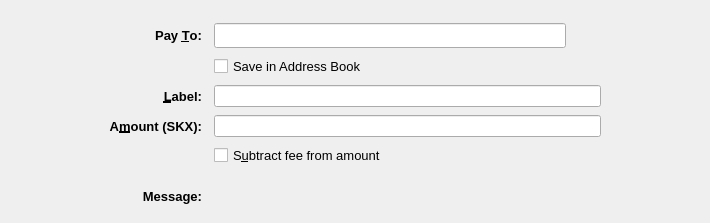
<?xml version="1.0" encoding="UTF-8"?>
<ui version="4.0">
 <class>SendCoinsEntry</class>
 <widget class="QStackedWidget" name="SendCoinsEntry">
  <property name="geometry">
   <rect>
    <x>0</x>
    <y>0</y>
    <width>710</width>
    <height>223</height>
   </rect>
  </property>
  <property name="focusPolicy">
   <enum>Qt::TabFocus</enum>
  </property>
  <property name="autoFillBackground">
   <bool>false</bool>
  </property>
  <property name="styleSheet">
   <string notr="true"/>
  </property>
  <property name="currentIndex">
   <number>0</number>
  </property>
  <widget class="QFrame" name="SendCoins">
   <property name="toolTip">
    <string>This is a normal payment.</string>
   </property>
   <property name="frameShape">
    <enum>QFrame::NoFrame</enum>
   </property>
   <layout class="QGridLayout" name="gridLayout">
    <property name="topMargin">
     <number>8</number>
    </property>
    <property name="bottomMargin">
     <number>4</number>
    </property>
    <property name="horizontalSpacing">
     <number>12</number>
    </property>
    <property name="verticalSpacing">
     <number>8</number>
    </property>
    <item row="1" column="0">
     <spacer name="horizontalSpacer">
      <property name="orientation">
       <enum>Qt::Horizontal</enum>
      </property>
      <property name="sizeType">
       <enum>QSizePolicy::Maximum</enum>
      </property>
      <property name="sizeHint" stdset="0">
       <size>
        <width>100</width>
        <height>20</height>
       </size>
      </property>
     </spacer>
    </item>
    <item row="3" column="2">
     <widget class="QLineEdit" name="addAsLabel">
      <property name="sizePolicy">
       <sizepolicy hsizetype="Expanding" vsizetype="Expanding">
        <horstretch>0</horstretch>
        <verstretch>0</verstretch>
       </sizepolicy>
      </property>
      <property name="toolTip">
       <string>Enter a label for this address to add it to the list of used addresses</string>
      </property>
      <property name="styleSheet">
       <string notr="true"/>
      </property>
     </widget>
    </item>
    <item row="0" column="2">
     <spacer name="verticalSpacer">
      <property name="orientation">
       <enum>Qt::Vertical</enum>
      </property>
      <property name="sizeHint" stdset="0">
       <size>
        <width>20</width>
        <height>40</height>
       </size>
      </property>
     </spacer>
    </item>
    <item row="1" column="3">
     <spacer name="horizontalSpacer_2">
      <property name="orientation">
       <enum>Qt::Horizontal</enum>
      </property>
      <property name="sizeType">
       <enum>QSizePolicy::Maximum</enum>
      </property>
      <property name="sizeHint" stdset="0">
       <size>
        <width>100</width>
        <height>20</height>
       </size>
      </property>
     </spacer>
    </item>
    <item row="12" column="2">
     <widget class="QLabel" name="messageTextLabel">
      <property name="toolTip">
       <string>A message that was attached to the skyrus: URI which will be stored with the transaction for your reference. Note: This message will not be sent over the Skyrus network.</string>
      </property>
      <property name="styleSheet">
       <string notr="true"/>
      </property>
      <property name="textFormat">
       <enum>Qt::PlainText</enum>
      </property>
     </widget>
    </item>
    <item row="1" column="1">
     <widget class="QLabel" name="payToLabel">
      <property name="font">
       <font>
        <pointsize>10</pointsize>
        <weight>75</weight>
        <bold>true</bold>
       </font>
      </property>
      <property name="text">
       <string>Pay &amp;To:</string>
      </property>
      <property name="alignment">
       <set>Qt::AlignRight|Qt::AlignTrailing|Qt::AlignVCenter</set>
      </property>
      <property name="buddy">
       <cstring>payTo</cstring>
      </property>
     </widget>
    </item>
    <item row="12" column="1">
     <widget class="QLabel" name="messageLabel">
      <property name="font">
       <font>
        <pointsize>10</pointsize>
        <weight>75</weight>
        <bold>true</bold>
       </font>
      </property>
      <property name="text">
       <string>Message:</string>
      </property>
      <property name="alignment">
       <set>Qt::AlignRight|Qt::AlignTrailing|Qt::AlignVCenter</set>
      </property>
     </widget>
    </item>
    <item row="6" column="2">
     <layout class="QHBoxLayout" name="horizontalLayoutAmount" stretch="0">
      <item>
       <widget class="SkyrusAmountField" name="payAmount">
        <property name="sizePolicy">
         <sizepolicy hsizetype="Expanding" vsizetype="Expanding">
          <horstretch>0</horstretch>
          <verstretch>0</verstretch>
         </sizepolicy>
        </property>
        <property name="styleSheet">
         <string notr="true"/>
        </property>
       </widget>
      </item>
     </layout>
    </item>
    <item row="3" column="1">
     <widget class="QLabel" name="labellLabel">
      <property name="font">
       <font>
        <pointsize>10</pointsize>
        <weight>75</weight>
        <bold>true</bold>
       </font>
      </property>
      <property name="text">
       <string>&amp;Label:</string>
      </property>
      <property name="alignment">
       <set>Qt::AlignRight|Qt::AlignTrailing|Qt::AlignVCenter</set>
      </property>
      <property name="buddy">
       <cstring>addAsLabel</cstring>
      </property>
     </widget>
    </item>
    <item row="1" column="2">
     <layout class="QHBoxLayout" name="payToLayout">
      <property name="spacing">
       <number>0</number>
      </property>
      <item>
       <widget class="QValidatedLineEdit" name="payTo">
        <property name="sizePolicy">
         <sizepolicy hsizetype="Expanding" vsizetype="Expanding">
          <horstretch>0</horstretch>
          <verstretch>0</verstretch>
         </sizepolicy>
        </property>
        <property name="toolTip">
         <string>The Skyrus address to send the payment to</string>
        </property>
        <property name="styleSheet">
         <string notr="true"/>
        </property>
       </widget>
      </item>
      <item>
       <widget class="QToolButton" name="addressBookButton">
        <property name="toolTip">
         <string notr="true"/>
        </property>
        <property name="styleSheet">
         <string notr="true">border:0;background:transparent</string>
        </property>
        <property name="text">
         <string/>
        </property>
        <property name="icon">
         <iconset resource="../skyrus.qrc">
          <normaloff>:/icons/address-book</normaloff>:/icons/address-book</iconset>
        </property>
        <property name="iconSize">
         <size>
          <width>22</width>
          <height>22</height>
         </size>
        </property>
        <property name="shortcut">
         <string>Alt+A</string>
        </property>
       </widget>
      </item>
      <item>
       <spacer name="horizontalSpacer_3">
        <property name="orientation">
         <enum>Qt::Horizontal</enum>
        </property>
        <property name="sizeType">
         <enum>QSizePolicy::Maximum</enum>
        </property>
        <property name="sizeHint" stdset="0">
         <size>
          <width>10</width>
          <height>20</height>
         </size>
        </property>
       </spacer>
      </item>
     </layout>
    </item>
    <item row="10" column="2">
     <spacer name="verticalSpacer_3">
      <property name="orientation">
       <enum>Qt::Vertical</enum>
      </property>
      <property name="sizeHint" stdset="0">
       <size>
        <width>20</width>
        <height>40</height>
       </size>
      </property>
     </spacer>
    </item>
    <item row="2" column="2">
     <widget class="QCheckBox" name="addressBookCheckBox">
      <property name="font">
       <font>
        <pointsize>10</pointsize>
       </font>
      </property>
      <property name="text">
       <string>Save in Address Book</string>
      </property>
     </widget>
    </item>
    <item row="6" column="1">
     <widget class="QLabel" name="amountLabel">
      <property name="font">
       <font>
        <pointsize>10</pointsize>
        <weight>75</weight>
        <bold>true</bold>
       </font>
      </property>
      <property name="text">
       <string>A&amp;mount (SKX):</string>
      </property>
      <property name="alignment">
       <set>Qt::AlignRight|Qt::AlignTrailing|Qt::AlignVCenter</set>
      </property>
      <property name="buddy">
       <cstring>payAmount</cstring>
      </property>
     </widget>
    </item>
    <item row="13" column="2">
     <spacer name="verticalSpacer_2">
      <property name="orientation">
       <enum>Qt::Vertical</enum>
      </property>
      <property name="sizeHint" stdset="0">
       <size>
        <width>20</width>
        <height>40</height>
       </size>
      </property>
     </spacer>
    </item>
    <item row="7" column="2">
     <widget class="QCheckBox" name="checkboxSubtractFeeFromAmount">
      <property name="font">
       <font>
        <pointsize>10</pointsize>
       </font>
      </property>
      <property name="toolTip">
       <string>The fee will be deducted from the amount being sent. The recipient will receive less skyruss than you enter in the amount field. If multiple recipients are selected, the fee is split equally.</string>
      </property>
      <property name="text">
       <string>S&amp;ubtract fee from amount</string>
      </property>
     </widget>
    </item>
   </layout>
  </widget>
  <widget class="QFrame" name="SendCoins_UnauthenticatedPaymentRequest">
   <property name="palette">
    <palette>
     <active>
      <colorrole role="WindowText">
       <brush brushstyle="SolidPattern">
        <color alpha="255">
         <red>0</red>
         <green>0</green>
         <blue>0</blue>
        </color>
       </brush>
      </colorrole>
      <colorrole role="Button">
       <brush brushstyle="SolidPattern">
        <color alpha="255">
         <red>239</red>
         <green>241</green>
         <blue>244</blue>
        </color>
       </brush>
      </colorrole>
      <colorrole role="Light">
       <brush brushstyle="SolidPattern">
        <color alpha="255">
         <red>255</red>
         <green>255</green>
         <blue>255</blue>
        </color>
       </brush>
      </colorrole>
      <colorrole role="Midlight">
       <brush brushstyle="SolidPattern">
        <color alpha="255">
         <red>255</red>
         <green>255</green>
         <blue>191</blue>
        </color>
       </brush>
      </colorrole>
      <colorrole role="Dark">
       <brush brushstyle="SolidPattern">
        <color alpha="255">
         <red>127</red>
         <green>127</green>
         <blue>63</blue>
        </color>
       </brush>
      </colorrole>
      <colorrole role="Mid">
       <brush brushstyle="SolidPattern">
        <color alpha="255">
         <red>170</red>
         <green>170</green>
         <blue>84</blue>
        </color>
       </brush>
      </colorrole>
      <colorrole role="Text">
       <brush brushstyle="SolidPattern">
        <color alpha="255">
         <red>0</red>
         <green>0</green>
         <blue>0</blue>
        </color>
       </brush>
      </colorrole>
      <colorrole role="BrightText">
       <brush brushstyle="SolidPattern">
        <color alpha="255">
         <red>255</red>
         <green>255</green>
         <blue>255</blue>
        </color>
       </brush>
      </colorrole>
      <colorrole role="ButtonText">
       <brush brushstyle="SolidPattern">
        <color alpha="255">
         <red>0</red>
         <green>0</green>
         <blue>0</blue>
        </color>
       </brush>
      </colorrole>
      <colorrole role="Base">
       <brush brushstyle="SolidPattern">
        <color alpha="255">
         <red>239</red>
         <green>241</green>
         <blue>244</blue>
        </color>
       </brush>
      </colorrole>
      <colorrole role="Window">
       <brush brushstyle="SolidPattern">
        <color alpha="255">
         <red>239</red>
         <green>241</green>
         <blue>244</blue>
        </color>
       </brush>
      </colorrole>
      <colorrole role="Shadow">
       <brush brushstyle="SolidPattern">
        <color alpha="255">
         <red>0</red>
         <green>0</green>
         <blue>0</blue>
        </color>
       </brush>
      </colorrole>
      <colorrole role="AlternateBase">
       <brush brushstyle="SolidPattern">
        <color alpha="255">
         <red>255</red>
         <green>255</green>
         <blue>191</blue>
        </color>
       </brush>
      </colorrole>
      <colorrole role="ToolTipBase">
       <brush brushstyle="SolidPattern">
        <color alpha="255">
         <red>255</red>
         <green>255</green>
         <blue>220</blue>
        </color>
       </brush>
      </colorrole>
      <colorrole role="ToolTipText">
       <brush brushstyle="SolidPattern">
        <color alpha="255">
         <red>0</red>
         <green>0</green>
         <blue>0</blue>
        </color>
       </brush>
      </colorrole>
     </active>
     <inactive>
      <colorrole role="WindowText">
       <brush brushstyle="SolidPattern">
        <color alpha="255">
         <red>0</red>
         <green>0</green>
         <blue>0</blue>
        </color>
       </brush>
      </colorrole>
      <colorrole role="Button">
       <brush brushstyle="SolidPattern">
        <color alpha="255">
         <red>239</red>
         <green>241</green>
         <blue>244</blue>
        </color>
       </brush>
      </colorrole>
      <colorrole role="Light">
       <brush brushstyle="SolidPattern">
        <color alpha="255">
         <red>255</red>
         <green>255</green>
         <blue>255</blue>
        </color>
       </brush>
      </colorrole>
      <colorrole role="Midlight">
       <brush brushstyle="SolidPattern">
        <color alpha="255">
         <red>255</red>
         <green>255</green>
         <blue>191</blue>
        </color>
       </brush>
      </colorrole>
      <colorrole role="Dark">
       <brush brushstyle="SolidPattern">
        <color alpha="255">
         <red>127</red>
         <green>127</green>
         <blue>63</blue>
        </color>
       </brush>
      </colorrole>
      <colorrole role="Mid">
       <brush brushstyle="SolidPattern">
        <color alpha="255">
         <red>170</red>
         <green>170</green>
         <blue>84</blue>
        </color>
       </brush>
      </colorrole>
      <colorrole role="Text">
       <brush brushstyle="SolidPattern">
        <color alpha="255">
         <red>0</red>
         <green>0</green>
         <blue>0</blue>
        </color>
       </brush>
      </colorrole>
      <colorrole role="BrightText">
       <brush brushstyle="SolidPattern">
        <color alpha="255">
         <red>255</red>
         <green>255</green>
         <blue>255</blue>
        </color>
       </brush>
      </colorrole>
      <colorrole role="ButtonText">
       <brush brushstyle="SolidPattern">
        <color alpha="255">
         <red>0</red>
         <green>0</green>
         <blue>0</blue>
        </color>
       </brush>
      </colorrole>
      <colorrole role="Base">
       <brush brushstyle="SolidPattern">
        <color alpha="255">
         <red>239</red>
         <green>241</green>
         <blue>244</blue>
        </color>
       </brush>
      </colorrole>
      <colorrole role="Window">
       <brush brushstyle="SolidPattern">
        <color alpha="255">
         <red>239</red>
         <green>241</green>
         <blue>244</blue>
        </color>
       </brush>
      </colorrole>
      <colorrole role="Shadow">
       <brush brushstyle="SolidPattern">
        <color alpha="255">
         <red>0</red>
         <green>0</green>
         <blue>0</blue>
        </color>
       </brush>
      </colorrole>
      <colorrole role="AlternateBase">
       <brush brushstyle="SolidPattern">
        <color alpha="255">
         <red>255</red>
         <green>255</green>
         <blue>191</blue>
        </color>
       </brush>
      </colorrole>
      <colorrole role="ToolTipBase">
       <brush brushstyle="SolidPattern">
        <color alpha="255">
         <red>255</red>
         <green>255</green>
         <blue>220</blue>
        </color>
       </brush>
      </colorrole>
      <colorrole role="ToolTipText">
       <brush brushstyle="SolidPattern">
        <color alpha="255">
         <red>0</red>
         <green>0</green>
         <blue>0</blue>
        </color>
       </brush>
      </colorrole>
     </inactive>
     <disabled>
      <colorrole role="WindowText">
       <brush brushstyle="SolidPattern">
        <color alpha="255">
         <red>127</red>
         <green>127</green>
         <blue>63</blue>
        </color>
       </brush>
      </colorrole>
      <colorrole role="Button">
       <brush brushstyle="SolidPattern">
        <color alpha="255">
         <red>239</red>
         <green>241</green>
         <blue>244</blue>
        </color>
       </brush>
      </colorrole>
      <colorrole role="Light">
       <brush brushstyle="SolidPattern">
        <color alpha="255">
         <red>255</red>
         <green>255</green>
         <blue>255</blue>
        </color>
       </brush>
      </colorrole>
      <colorrole role="Midlight">
       <brush brushstyle="SolidPattern">
        <color alpha="255">
         <red>255</red>
         <green>255</green>
         <blue>191</blue>
        </color>
       </brush>
      </colorrole>
      <colorrole role="Dark">
       <brush brushstyle="SolidPattern">
        <color alpha="255">
         <red>127</red>
         <green>127</green>
         <blue>63</blue>
        </color>
       </brush>
      </colorrole>
      <colorrole role="Mid">
       <brush brushstyle="SolidPattern">
        <color alpha="255">
         <red>170</red>
         <green>170</green>
         <blue>84</blue>
        </color>
       </brush>
      </colorrole>
      <colorrole role="Text">
       <brush brushstyle="SolidPattern">
        <color alpha="255">
         <red>127</red>
         <green>127</green>
         <blue>63</blue>
        </color>
       </brush>
      </colorrole>
      <colorrole role="BrightText">
       <brush brushstyle="SolidPattern">
        <color alpha="255">
         <red>255</red>
         <green>255</green>
         <blue>255</blue>
        </color>
       </brush>
      </colorrole>
      <colorrole role="ButtonText">
       <brush brushstyle="SolidPattern">
        <color alpha="255">
         <red>127</red>
         <green>127</green>
         <blue>63</blue>
        </color>
       </brush>
      </colorrole>
      <colorrole role="Base">
       <brush brushstyle="SolidPattern">
        <color alpha="255">
         <red>239</red>
         <green>241</green>
         <blue>244</blue>
        </color>
       </brush>
      </colorrole>
      <colorrole role="Window">
       <brush brushstyle="SolidPattern">
        <color alpha="255">
         <red>239</red>
         <green>241</green>
         <blue>244</blue>
        </color>
       </brush>
      </colorrole>
      <colorrole role="Shadow">
       <brush brushstyle="SolidPattern">
        <color alpha="255">
         <red>0</red>
         <green>0</green>
         <blue>0</blue>
        </color>
       </brush>
      </colorrole>
      <colorrole role="AlternateBase">
       <brush brushstyle="SolidPattern">
        <color alpha="255">
         <red>255</red>
         <green>255</green>
         <blue>127</blue>
        </color>
       </brush>
      </colorrole>
      <colorrole role="ToolTipBase">
       <brush brushstyle="SolidPattern">
        <color alpha="255">
         <red>255</red>
         <green>255</green>
         <blue>220</blue>
        </color>
       </brush>
      </colorrole>
      <colorrole role="ToolTipText">
       <brush brushstyle="SolidPattern">
        <color alpha="255">
         <red>0</red>
         <green>0</green>
         <blue>0</blue>
        </color>
       </brush>
      </colorrole>
     </disabled>
    </palette>
   </property>
   <property name="toolTip">
    <string>This is an unauthenticated payment request.</string>
   </property>
   <property name="autoFillBackground">
    <bool>false</bool>
   </property>
   <property name="frameShape">
    <enum>QFrame::NoFrame</enum>
   </property>
   <layout class="QGridLayout" name="gridLayout_is">
    <property name="spacing">
     <number>12</number>
    </property>
    <item row="0" column="0">
     <widget class="QLabel" name="payToLabel_is">
      <property name="text">
       <string>Pay To:</string>
      </property>
      <property name="alignment">
       <set>Qt::AlignRight|Qt::AlignTrailing|Qt::AlignVCenter</set>
      </property>
     </widget>
    </item>
    <item row="0" column="1">
     <layout class="QHBoxLayout" name="payToLayout_is">
      <property name="spacing">
       <number>0</number>
      </property>
      <item>
       <widget class="QLabel" name="payTo_is">
        <property name="styleSheet">
         <string notr="true">background: #fff; border-radius: 4px; border: 1px solid #000; padding:2px</string>
        </property>
       </widget>
      </item>
      <item>
       <widget class="QToolButton" name="deleteButton_is">
        <property name="toolTip">
         <string>Remove this entry</string>
        </property>
        <property name="text">
         <string/>
        </property>
        <property name="icon">
         <iconset resource="../skyrus.qrc">
          <normaloff>:/icons/remove</normaloff>:/icons/remove</iconset>
        </property>
       </widget>
      </item>
     </layout>
    </item>
    <item row="1" column="0">
     <widget class="QLabel" name="memoLabel_is">
      <property name="text">
       <string>Memo:</string>
      </property>
      <property name="alignment">
       <set>Qt::AlignRight|Qt::AlignTrailing|Qt::AlignVCenter</set>
      </property>
     </widget>
    </item>
    <item row="1" column="1">
     <widget class="QLabel" name="memoTextLabel_is">
      <property name="styleSheet">
       <string notr="true">background: #fff; border-radius: 4px; border: 1px solid #000; padding:2px</string>
      </property>
      <property name="textFormat">
       <enum>Qt::PlainText</enum>
      </property>
     </widget>
    </item>
    <item row="2" column="0">
     <widget class="QLabel" name="amountLabel_is">
      <property name="text">
       <string>A&amp;mount:</string>
      </property>
      <property name="alignment">
       <set>Qt::AlignRight|Qt::AlignTrailing|Qt::AlignVCenter</set>
      </property>
      <property name="buddy">
       <cstring>payAmount_is</cstring>
      </property>
     </widget>
    </item>
    <item row="2" column="1">
     <widget class="SkyrusAmountField" name="payAmount_is">
      <property name="acceptDrops">
       <bool>false</bool>
      </property>
      <property name="styleSheet">
       <string notr="true">background: #fff; border-radius: 4px; border: 1px solid #000; padding:2px</string>
      </property>
     </widget>
    </item>
   </layout>
  </widget>
  <widget class="QFrame" name="SendCoins_AuthenticatedPaymentRequest">
   <property name="palette">
    <palette>
     <active>
      <colorrole role="WindowText">
       <brush brushstyle="SolidPattern">
        <color alpha="255">
         <red>0</red>
         <green>0</green>
         <blue>0</blue>
        </color>
       </brush>
      </colorrole>
      <colorrole role="Button">
       <brush brushstyle="SolidPattern">
        <color alpha="255">
         <red>239</red>
         <green>241</green>
         <blue>244</blue>
        </color>
       </brush>
      </colorrole>
      <colorrole role="Light">
       <brush brushstyle="SolidPattern">
        <color alpha="255">
         <red>230</red>
         <green>255</green>
         <blue>224</blue>
        </color>
       </brush>
      </colorrole>
      <colorrole role="Midlight">
       <brush brushstyle="SolidPattern">
        <color alpha="255">
         <red>185</red>
         <green>243</green>
         <blue>171</blue>
        </color>
       </brush>
      </colorrole>
      <colorrole role="Dark">
       <brush brushstyle="SolidPattern">
        <color alpha="255">
         <red>70</red>
         <green>116</green>
         <blue>59</blue>
        </color>
       </brush>
      </colorrole>
      <colorrole role="Mid">
       <brush brushstyle="SolidPattern">
        <color alpha="255">
         <red>93</red>
         <green>155</green>
         <blue>79</blue>
        </color>
       </brush>
      </colorrole>
      <colorrole role="Text">
       <brush brushstyle="SolidPattern">
        <color alpha="255">
         <red>0</red>
         <green>0</green>
         <blue>0</blue>
        </color>
       </brush>
      </colorrole>
      <colorrole role="BrightText">
       <brush brushstyle="SolidPattern">
        <color alpha="255">
         <red>155</red>
         <green>255</green>
         <blue>147</blue>
        </color>
       </brush>
      </colorrole>
      <colorrole role="ButtonText">
       <brush brushstyle="SolidPattern">
        <color alpha="255">
         <red>0</red>
         <green>0</green>
         <blue>0</blue>
        </color>
       </brush>
      </colorrole>
      <colorrole role="Base">
       <brush brushstyle="SolidPattern">
        <color alpha="255">
         <red>239</red>
         <green>241</green>
         <blue>244</blue>
        </color>
       </brush>
      </colorrole>
      <colorrole role="Window">
       <brush brushstyle="SolidPattern">
        <color alpha="255">
         <red>239</red>
         <green>241</green>
         <blue>244</blue>
        </color>
       </brush>
      </colorrole>
      <colorrole role="Shadow">
       <brush brushstyle="SolidPattern">
        <color alpha="255">
         <red>0</red>
         <green>0</green>
         <blue>0</blue>
        </color>
       </brush>
      </colorrole>
      <colorrole role="AlternateBase">
       <brush brushstyle="SolidPattern">
        <color alpha="255">
         <red>197</red>
         <green>243</green>
         <blue>187</blue>
        </color>
       </brush>
      </colorrole>
      <colorrole role="NoRole">
       <brush brushstyle="SolidPattern">
        <color alpha="255">
         <red>125</red>
         <green>194</green>
         <blue>122</blue>
        </color>
       </brush>
      </colorrole>
      <colorrole role="ToolTipBase">
       <brush brushstyle="SolidPattern">
        <color alpha="255">
         <red>255</red>
         <green>255</green>
         <blue>220</blue>
        </color>
       </brush>
      </colorrole>
      <colorrole role="ToolTipText">
       <brush brushstyle="SolidPattern">
        <color alpha="255">
         <red>0</red>
         <green>0</green>
         <blue>0</blue>
        </color>
       </brush>
      </colorrole>
     </active>
     <inactive>
      <colorrole role="WindowText">
       <brush brushstyle="SolidPattern">
        <color alpha="255">
         <red>0</red>
         <green>0</green>
         <blue>0</blue>
        </color>
       </brush>
      </colorrole>
      <colorrole role="Button">
       <brush brushstyle="SolidPattern">
        <color alpha="255">
         <red>239</red>
         <green>241</green>
         <blue>244</blue>
        </color>
       </brush>
      </colorrole>
      <colorrole role="Light">
       <brush brushstyle="SolidPattern">
        <color alpha="255">
         <red>230</red>
         <green>255</green>
         <blue>224</blue>
        </color>
       </brush>
      </colorrole>
      <colorrole role="Midlight">
       <brush brushstyle="SolidPattern">
        <color alpha="255">
         <red>185</red>
         <green>243</green>
         <blue>171</blue>
        </color>
       </brush>
      </colorrole>
      <colorrole role="Dark">
       <brush brushstyle="SolidPattern">
        <color alpha="255">
         <red>70</red>
         <green>116</green>
         <blue>59</blue>
        </color>
       </brush>
      </colorrole>
      <colorrole role="Mid">
       <brush brushstyle="SolidPattern">
        <color alpha="255">
         <red>93</red>
         <green>155</green>
         <blue>79</blue>
        </color>
       </brush>
      </colorrole>
      <colorrole role="Text">
       <brush brushstyle="SolidPattern">
        <color alpha="255">
         <red>0</red>
         <green>0</green>
         <blue>0</blue>
        </color>
       </brush>
      </colorrole>
      <colorrole role="BrightText">
       <brush brushstyle="SolidPattern">
        <color alpha="255">
         <red>155</red>
         <green>255</green>
         <blue>147</blue>
        </color>
       </brush>
      </colorrole>
      <colorrole role="ButtonText">
       <brush brushstyle="SolidPattern">
        <color alpha="255">
         <red>0</red>
         <green>0</green>
         <blue>0</blue>
        </color>
       </brush>
      </colorrole>
      <colorrole role="Base">
       <brush brushstyle="SolidPattern">
        <color alpha="255">
         <red>239</red>
         <green>241</green>
         <blue>244</blue>
        </color>
       </brush>
      </colorrole>
      <colorrole role="Window">
       <brush brushstyle="SolidPattern">
        <color alpha="255">
         <red>239</red>
         <green>241</green>
         <blue>244</blue>
        </color>
       </brush>
      </colorrole>
      <colorrole role="Shadow">
       <brush brushstyle="SolidPattern">
        <color alpha="255">
         <red>0</red>
         <green>0</green>
         <blue>0</blue>
        </color>
       </brush>
      </colorrole>
      <colorrole role="AlternateBase">
       <brush brushstyle="SolidPattern">
        <color alpha="255">
         <red>197</red>
         <green>243</green>
         <blue>187</blue>
        </color>
       </brush>
      </colorrole>
      <colorrole role="NoRole">
       <brush brushstyle="SolidPattern">
        <color alpha="255">
         <red>125</red>
         <green>194</green>
         <blue>122</blue>
        </color>
       </brush>
      </colorrole>
      <colorrole role="ToolTipBase">
       <brush brushstyle="SolidPattern">
        <color alpha="255">
         <red>255</red>
         <green>255</green>
         <blue>220</blue>
        </color>
       </brush>
      </colorrole>
      <colorrole role="ToolTipText">
       <brush brushstyle="SolidPattern">
        <color alpha="255">
         <red>0</red>
         <green>0</green>
         <blue>0</blue>
        </color>
       </brush>
      </colorrole>
     </inactive>
     <disabled>
      <colorrole role="WindowText">
       <brush brushstyle="SolidPattern">
        <color alpha="255">
         <red>70</red>
         <green>116</green>
         <blue>59</blue>
        </color>
       </brush>
      </colorrole>
      <colorrole role="Button">
       <brush brushstyle="SolidPattern">
        <color alpha="255">
         <red>239</red>
         <green>241</green>
         <blue>244</blue>
        </color>
       </brush>
      </colorrole>
      <colorrole role="Light">
       <brush brushstyle="SolidPattern">
        <color alpha="255">
         <red>230</red>
         <green>255</green>
         <blue>224</blue>
        </color>
       </brush>
      </colorrole>
      <colorrole role="Midlight">
       <brush brushstyle="SolidPattern">
        <color alpha="255">
         <red>185</red>
         <green>243</green>
         <blue>171</blue>
        </color>
       </brush>
      </colorrole>
      <colorrole role="Dark">
       <brush brushstyle="SolidPattern">
        <color alpha="255">
         <red>70</red>
         <green>116</green>
         <blue>59</blue>
        </color>
       </brush>
      </colorrole>
      <colorrole role="Mid">
       <brush brushstyle="SolidPattern">
        <color alpha="255">
         <red>93</red>
         <green>155</green>
         <blue>79</blue>
        </color>
       </brush>
      </colorrole>
      <colorrole role="Text">
       <brush brushstyle="SolidPattern">
        <color alpha="255">
         <red>70</red>
         <green>116</green>
         <blue>59</blue>
        </color>
       </brush>
      </colorrole>
      <colorrole role="BrightText">
       <brush brushstyle="SolidPattern">
        <color alpha="255">
         <red>155</red>
         <green>255</green>
         <blue>147</blue>
        </color>
       </brush>
      </colorrole>
      <colorrole role="ButtonText">
       <brush brushstyle="SolidPattern">
        <color alpha="255">
         <red>70</red>
         <green>116</green>
         <blue>59</blue>
        </color>
       </brush>
      </colorrole>
      <colorrole role="Base">
       <brush brushstyle="SolidPattern">
        <color alpha="255">
         <red>239</red>
         <green>241</green>
         <blue>244</blue>
        </color>
       </brush>
      </colorrole>
      <colorrole role="Window">
       <brush brushstyle="SolidPattern">
        <color alpha="255">
         <red>239</red>
         <green>241</green>
         <blue>244</blue>
        </color>
       </brush>
      </colorrole>
      <colorrole role="Shadow">
       <brush brushstyle="SolidPattern">
        <color alpha="255">
         <red>0</red>
         <green>0</green>
         <blue>0</blue>
        </color>
       </brush>
      </colorrole>
      <colorrole role="AlternateBase">
       <brush brushstyle="SolidPattern">
        <color alpha="255">
         <red>140</red>
         <green>232</green>
         <blue>119</blue>
        </color>
       </brush>
      </colorrole>
      <colorrole role="NoRole">
       <brush brushstyle="SolidPattern">
        <color alpha="255">
         <red>125</red>
         <green>194</green>
         <blue>122</blue>
        </color>
       </brush>
      </colorrole>
      <colorrole role="ToolTipBase">
       <brush brushstyle="SolidPattern">
        <color alpha="255">
         <red>255</red>
         <green>255</green>
         <blue>220</blue>
        </color>
       </brush>
      </colorrole>
      <colorrole role="ToolTipText">
       <brush brushstyle="SolidPattern">
        <color alpha="255">
         <red>0</red>
         <green>0</green>
         <blue>0</blue>
        </color>
       </brush>
      </colorrole>
     </disabled>
    </palette>
   </property>
   <property name="toolTip">
    <string>This is an authenticated payment request.</string>
   </property>
   <property name="autoFillBackground">
    <bool>false</bool>
   </property>
   <property name="styleSheet">
    <string notr="true">background: #eff1f4; border: 0</string>
   </property>
   <property name="frameShape">
    <enum>QFrame::NoFrame</enum>
   </property>
   <layout class="QGridLayout" name="gridLayout_s">
    <property name="spacing">
     <number>12</number>
    </property>
    <item row="0" column="0">
     <widget class="QLabel" name="payToLabel_s">
      <property name="text">
       <string>Pay To:</string>
      </property>
      <property name="alignment">
       <set>Qt::AlignRight|Qt::AlignTrailing|Qt::AlignVCenter</set>
      </property>
     </widget>
    </item>
    <item row="0" column="1">
     <layout class="QHBoxLayout" name="payToLayout_s">
      <property name="spacing">
       <number>0</number>
      </property>
      <item>
       <widget class="QLabel" name="payTo_s">
        <property name="styleSheet">
         <string notr="true">background: #fff; border-radius: 4px; border: 1px solid #000; padding:2px</string>
        </property>
        <property name="textFormat">
         <enum>Qt::PlainText</enum>
        </property>
       </widget>
      </item>
      <item>
       <widget class="QToolButton" name="deleteButton_s">
        <property name="toolTip">
         <string>Remove this entry</string>
        </property>
        <property name="text">
         <string/>
        </property>
        <property name="icon">
         <iconset resource="../skyrus.qrc">
          <normaloff>:/icons/remove</normaloff>:/icons/remove</iconset>
        </property>
       </widget>
      </item>
     </layout>
    </item>
    <item row="1" column="0">
     <widget class="QLabel" name="memoLabel_s">
      <property name="text">
       <string>Memo:</string>
      </property>
      <property name="alignment">
       <set>Qt::AlignRight|Qt::AlignTrailing|Qt::AlignVCenter</set>
      </property>
     </widget>
    </item>
    <item row="1" column="1">
     <widget class="QLabel" name="memoTextLabel_s">
      <property name="styleSheet">
       <string notr="true">background: #fff; border-radius: 4px; border: 1px solid #000; padding:2px</string>
      </property>
      <property name="textFormat">
       <enum>Qt::PlainText</enum>
      </property>
     </widget>
    </item>
    <item row="2" column="0">
     <widget class="QLabel" name="amountLabel_s">
      <property name="text">
       <string>A&amp;mount:</string>
      </property>
      <property name="alignment">
       <set>Qt::AlignRight|Qt::AlignTrailing|Qt::AlignVCenter</set>
      </property>
      <property name="buddy">
       <cstring>payAmount_s</cstring>
      </property>
     </widget>
    </item>
    <item row="2" column="1">
     <widget class="SkyrusAmountField" name="payAmount_s">
      <property name="acceptDrops">
       <bool>false</bool>
      </property>
      <property name="styleSheet">
       <string notr="true">background: #fff; border-radius: 4px; border: 1px solid #000; padding:2px</string>
      </property>
     </widget>
    </item>
   </layout>
  </widget>
 </widget>
 <customwidgets>
  <customwidget>
   <class>QValidatedLineEdit</class>
   <extends>QLineEdit</extends>
   <header>qvalidatedlineedit.h</header>
  </customwidget>
  <customwidget>
   <class>SkyrusAmountField</class>
   <extends>QLineEdit</extends>
   <header>skyrusamountfield.h</header>
   <container>1</container>
  </customwidget>
 </customwidgets>
 <tabstops>
  <tabstop>payTo</tabstop>
  <tabstop>addressBookButton</tabstop>
  <tabstop>payAmount</tabstop>
  <tabstop>payAmount_is</tabstop>
  <tabstop>deleteButton_is</tabstop>
  <tabstop>payAmount_s</tabstop>
  <tabstop>deleteButton_s</tabstop>
 </tabstops>
 <resources>
  <include location="../skyrus.qrc"/>
 </resources>
 <connections/>
</ui>
